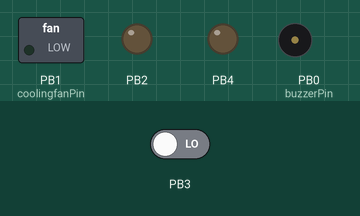
This sketch was run on a simulated ATtiny85, built with avr-gcc and run on an emulated ATtiny85. Shown: switched loads named in the sketch (green lamp = pin HIGH), output pins drawn as LEDs (lit = HIGH), buzzer (waves = sounding, pin HIGH). The inputs (shaded band) are chosen by the test bench; at power-on: PB3 LOW.

Above: at 1.2 s.
1.3 s: PB3 driven HIGH
At 1.45 s:
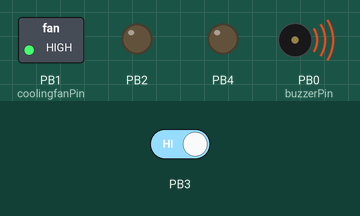
4.3 s: PB3 driven LOW
At 5.4 s:
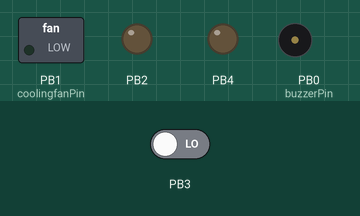
Timing chart, 0 to 7.3 s (numbered marks = the images above; inputs shaded):
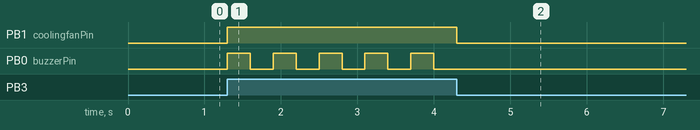

Measured:
- after the input at 1.3 s, PB1 (coolingfanPin): LOW → HIGH at once; PB0 (buzzerPin): alternates HIGH for 0.30 s and LOW for 0.30 s, starting at once
- after the input at 4.3 s, PB1 (coolingfanPin): HIGH → LOW at once

The sketch:

Attiny85_Fan.ino
```cpp
int reflowend;
const int buzzerPin = 0;
const int coolingfanPin = 1;
int beepcount = 0;


// the setup function runs once when you press reset or power the board
void setup() {
  // initialize digital pin LED_BUILTIN as an output.
  pinMode(3, INPUT);
  pinMode(4, OUTPUT);
  pinMode(2, OUTPUT);
  pinMode(coolingfanPin, OUTPUT);
  pinMode(buzzerPin, OUTPUT);


  digitalWrite(4, LOW);
  digitalWrite(2, LOW);
  digitalWrite(coolingfanPin, LOW);
  digitalWrite(buzzerPin, LOW);


}


// the loop function runs over and over again forever
void loop() {


  reflowend = digitalRead(3);
  if (reflowend == HIGH){
     digitalWrite(coolingfanPin, HIGH);

    if(beepcount < 5){
       digitalWrite(buzzerPin, HIGH);
       delay(300);
       beepcount++;
       digitalWrite(buzzerPin, LOW);
       delay(300);
      }

    }

  else

    {
    beepcount = 0;
    digitalWrite(coolingfanPin, LOW);
    digitalWrite(buzzerPin, LOW);
    }
}
```
